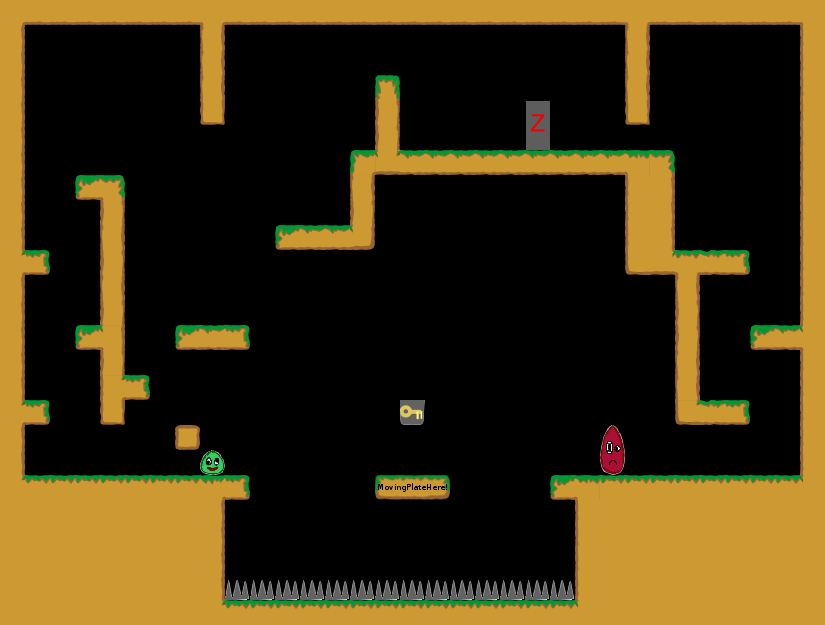

Rendered tile map (Tiled .tmx) drawn with the repository's tilesets; below, a short description and the map source with its tile grids summarised:
An orthogonal 33x25 tile map with 25x25 px tiles, 1 tile layer (Kachelebene 1).

<map version="1.0" orientation="orthogonal" width="33" height="25" tilewidth="25" tileheight="25">
 <tileset firstgid="1" name="Tileset" tilewidth="25" tileheight="25">
  <image source="../../../img/Tileset.png" width="400" height="250" />
 </tileset>
 <layer name="Kachelebene 1" width="33" height="25">
  <data>[825 cells, 292 non-empty, 44 distinct tile ids]</data>
 </layer>
</map>
